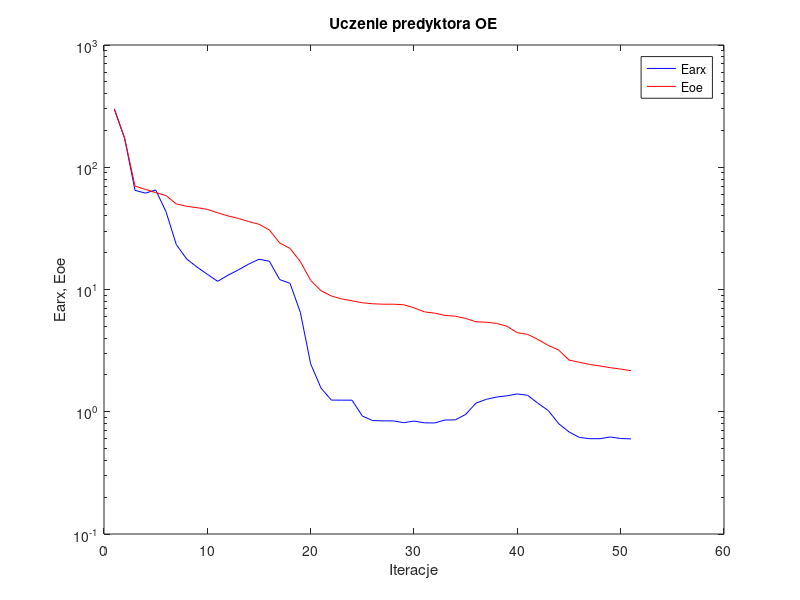
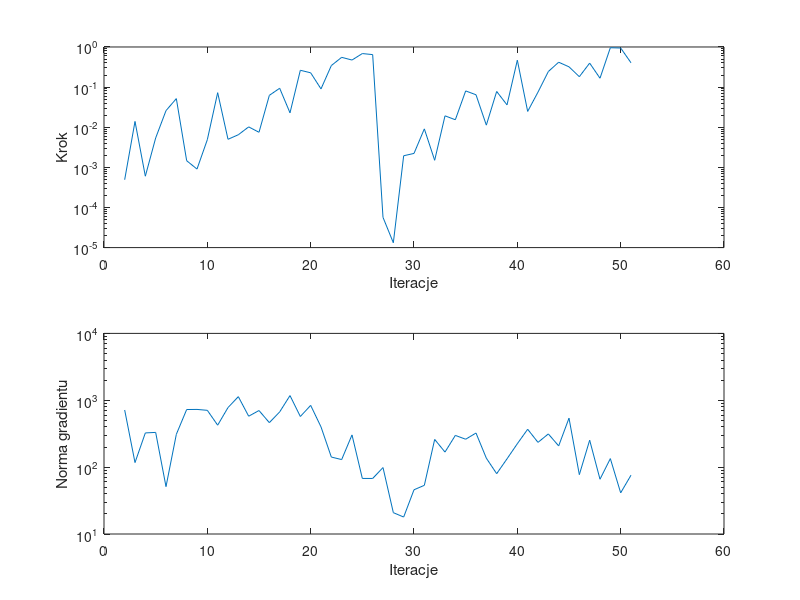

Write the MATLAB code that produced these figures, in order.
%uczenie predyktora oe
clear all;
n=0; farx(n+1)=2.981104e+002; foe(n+1)=3.007848e+002; wspucz(n+1)=0.000000e+000; ng(n+1)=0.000000e+000;
%odnowa zmiennej metryki
n=1; farx(n+1)=1.714148e+002; foe(n+1)=1.725038e+002; krok(n+1)=4.912716e-004; ng(n+1)=7.157418e+002;
n=2; farx(n+1)=6.476331e+001; foe(n+1)=7.016656e+001; krok(n+1)=1.394089e-002; ng(n+1)=1.170116e+002;
n=3; farx(n+1)=6.141243e+001; foe(n+1)=6.594450e+001; krok(n+1)=6.019342e-004; ng(n+1)=3.248127e+002;
n=4; farx(n+1)=6.524457e+001; foe(n+1)=6.211487e+001; krok(n+1)=5.402185e-003; ng(n+1)=3.305905e+002;
n=5; farx(n+1)=4.327760e+001; foe(n+1)=5.863429e+001; krok(n+1)=2.592196e-002; ng(n+1)=5.110307e+001;
n=6; farx(n+1)=2.328097e+001; foe(n+1)=5.013528e+001; krok(n+1)=5.160128e-002; ng(n+1)=3.096245e+002;
n=7; farx(n+1)=1.776926e+001; foe(n+1)=4.795284e+001; krok(n+1)=1.463096e-003; ng(n+1)=7.267675e+002;
n=8; farx(n+1)=1.526240e+001; foe(n+1)=4.671611e+001; krok(n+1)=9.064776e-004; ng(n+1)=7.296511e+002;
n=9; farx(n+1)=1.332043e+001; foe(n+1)=4.525679e+001; krok(n+1)=4.900827e-003; ng(n+1)=7.071940e+002;
n=10; farx(n+1)=1.166744e+001; foe(n+1)=4.239628e+001; krok(n+1)=7.262643e-002; ng(n+1)=4.239651e+002;
n=11; farx(n+1)=1.308703e+001; foe(n+1)=3.998381e+001; krok(n+1)=5.003630e-003; ng(n+1)=7.778718e+002;
n=12; farx(n+1)=1.446584e+001; foe(n+1)=3.815792e+001; krok(n+1)=6.496894e-003; ng(n+1)=1.132130e+003;
n=13; farx(n+1)=1.613540e+001; foe(n+1)=3.596778e+001; krok(n+1)=1.019447e-002; ng(n+1)=5.774305e+002;
n=14; farx(n+1)=1.768351e+001; foe(n+1)=3.416990e+001; krok(n+1)=7.481826e-003; ng(n+1)=7.020622e+002;
n=15; farx(n+1)=1.703570e+001; foe(n+1)=3.068916e+001; krok(n+1)=6.224674e-002; ng(n+1)=4.627831e+002;
n=16; farx(n+1)=1.205530e+001; foe(n+1)=2.403809e+001; krok(n+1)=9.363811e-002; ng(n+1)=6.693481e+002;
n=17; farx(n+1)=1.124047e+001; foe(n+1)=2.166885e+001; krok(n+1)=2.284436e-002; ng(n+1)=1.174935e+003;
n=18; farx(n+1)=6.506797e+000; foe(n+1)=1.692670e+001; krok(n+1)=2.628275e-001; ng(n+1)=5.716990e+002;
n=19; farx(n+1)=2.463376e+000; foe(n+1)=1.187666e+001; krok(n+1)=2.271963e-001; ng(n+1)=8.383144e+002;
n=20; farx(n+1)=1.562691e+000; foe(n+1)=9.769986e+000; krok(n+1)=9.018109e-002; ng(n+1)=3.997623e+002;
n=21; farx(n+1)=1.245695e+000; foe(n+1)=8.855343e+000; krok(n+1)=3.444314e-001; ng(n+1)=1.414382e+002;
n=22; farx(n+1)=1.244019e+000; foe(n+1)=8.379329e+000; krok(n+1)=5.520515e-001; ng(n+1)=1.297309e+002;
n=23; farx(n+1)=1.244071e+000; foe(n+1)=8.086199e+000; krok(n+1)=4.726961e-001; ng(n+1)=3.032590e+002;
n=24; farx(n+1)=9.224329e-001; foe(n+1)=7.788763e+000; krok(n+1)=6.855549e-001; ng(n+1)=6.774972e+001;
n=25; farx(n+1)=8.467491e-001; foe(n+1)=7.642793e+000; krok(n+1)=6.455021e-001; ng(n+1)=6.770320e+001;
%odnowa zmiennej metryki
n=26; farx(n+1)=8.424531e-001; foe(n+1)=7.583045e+000; krok(n+1)=5.665485e-005; ng(n+1)=9.851577e+001;
n=27; farx(n+1)=8.418563e-001; foe(n+1)=7.581043e+000; krok(n+1)=1.319809e-005; ng(n+1)=2.085741e+001;
n=28; farx(n+1)=8.141850e-001; foe(n+1)=7.503806e+000; krok(n+1)=1.945533e-003; ng(n+1)=1.793040e+001;
n=29; farx(n+1)=8.385869e-001; foe(n+1)=7.085093e+000; krok(n+1)=2.223715e-003; ng(n+1)=4.586022e+001;
n=30; farx(n+1)=8.122199e-001; foe(n+1)=6.565788e+000; krok(n+1)=9.096510e-003; ng(n+1)=5.343563e+001;
n=31; farx(n+1)=8.096056e-001; foe(n+1)=6.406487e+000; krok(n+1)=1.499941e-003; ng(n+1)=2.595968e+002;
n=32; farx(n+1)=8.558757e-001; foe(n+1)=6.141246e+000; krok(n+1)=1.923658e-002; ng(n+1)=1.679927e+002;
n=33; farx(n+1)=8.583962e-001; foe(n+1)=6.045173e+000; krok(n+1)=1.535317e-002; ng(n+1)=2.981745e+002;
n=34; farx(n+1)=9.510211e-001; foe(n+1)=5.793365e+000; krok(n+1)=8.035313e-002; ng(n+1)=2.613716e+002;
n=35; farx(n+1)=1.176653e+000; foe(n+1)=5.446030e+000; krok(n+1)=6.442938e-002; ng(n+1)=3.234718e+002;
n=36; farx(n+1)=1.263605e+000; foe(n+1)=5.401364e+000; krok(n+1)=1.127471e-002; ng(n+1)=1.361463e+002;
n=37; farx(n+1)=1.319848e+000; foe(n+1)=5.279749e+000; krok(n+1)=7.786028e-002; ng(n+1)=7.982527e+001;
n=38; farx(n+1)=1.349979e+000; foe(n+1)=5.004223e+000; krok(n+1)=3.606523e-002; ng(n+1)=1.330129e+002;
n=39; farx(n+1)=1.399204e+000; foe(n+1)=4.432152e+000; krok(n+1)=4.686024e-001; ng(n+1)=2.240034e+002;
n=40; farx(n+1)=1.363187e+000; foe(n+1)=4.294384e+000; krok(n+1)=2.476948e-002; ng(n+1)=3.684658e+002;
n=41; farx(n+1)=1.172344e+000; foe(n+1)=3.900583e+000; krok(n+1)=7.508776e-002; ng(n+1)=2.345210e+002;
n=42; farx(n+1)=1.021763e+000; foe(n+1)=3.486243e+000; krok(n+1)=2.443912e-001; ng(n+1)=3.136926e+002;
n=43; farx(n+1)=7.984725e-001; foe(n+1)=3.198540e+000; krok(n+1)=4.170483e-001; ng(n+1)=2.076708e+002;
n=44; farx(n+1)=6.842882e-001; foe(n+1)=2.649018e+000; krok(n+1)=3.202323e-001; ng(n+1)=5.400276e+002;
n=45; farx(n+1)=6.164775e-001; foe(n+1)=2.540319e+000; krok(n+1)=1.817918e-001; ng(n+1)=7.721525e+001;
n=46; farx(n+1)=6.020882e-001; foe(n+1)=2.438057e+000; krok(n+1)=3.963116e-001; ng(n+1)=2.529183e+002;
n=47; farx(n+1)=6.020787e-001; foe(n+1)=2.369805e+000; krok(n+1)=1.664220e-001; ng(n+1)=6.590107e+001;
n=48; farx(n+1)=6.216671e-001; foe(n+1)=2.293664e+000; krok(n+1)=9.576737e-001; ng(n+1)=1.341370e+002;
n=49; farx(n+1)=6.044531e-001; foe(n+1)=2.234776e+000; krok(n+1)=9.429061e-001; ng(n+1)=4.126440e+001;
n=50; farx(n+1)=5.998422e-001; foe(n+1)=2.168650e+000; krok(n+1)=4.041502e-001; ng(n+1)=7.571876e+001;

figure; semilogy(farx,'b'); hold on; semilogy(foe,'r'); xlabel('Iteracje'); ylabel('Earx, Eoe'); legend('Earx','Eoe'); title('Uczenie predyktora OE');
figure; subplot(2,1,1); semilogy(krok); xlabel('Iteracje'); ylabel('Krok');
subplot(2,1,2); semilogy(ng); xlabel('Iteracje'); ylabel('Norma gradientu');
Earx=farx(n+1)
Eoe=foe(n+1)
